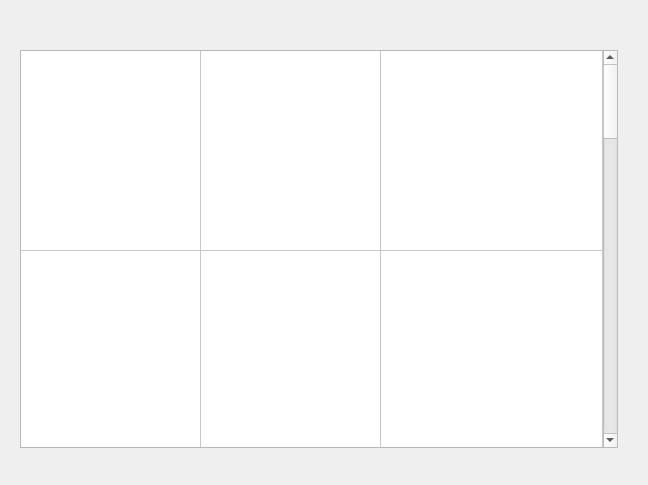
<?xml version="1.0" encoding="UTF-8"?>
<ui version="4.0">
 <class>TableWidget</class>
 <widget class="QWidget" name="TableWidget">
  <property name="geometry">
   <rect>
    <x>0</x>
    <y>0</y>
    <width>648</width>
    <height>485</height>
   </rect>
  </property>
  <property name="windowTitle">
   <string>Form</string>
  </property>
  <widget class="QTableWidget" name="tableWidget">
   <property name="geometry">
    <rect>
     <x>20</x>
     <y>50</y>
     <width>598</width>
     <height>398</height>
    </rect>
   </property>
   <attribute name="horizontalHeaderVisible">
    <bool>false</bool>
   </attribute>
   <attribute name="horizontalHeaderDefaultSectionSize">
    <number>180</number>
   </attribute>
   <attribute name="horizontalHeaderStretchLastSection">
    <bool>true</bool>
   </attribute>
   <attribute name="verticalHeaderVisible">
    <bool>false</bool>
   </attribute>
   <attribute name="verticalHeaderDefaultSectionSize">
    <number>200</number>
   </attribute>
   <attribute name="verticalHeaderStretchLastSection">
    <bool>true</bool>
   </attribute>
   <row>
    <property name="text">
     <string>新建行</string>
    </property>
   </row>
   <row>
    <property name="text">
     <string>新建行</string>
    </property>
   </row>
   <row>
    <property name="text">
     <string>新建行</string>
    </property>
   </row>
   <row>
    <property name="text">
     <string>新建行</string>
    </property>
   </row>
   <row>
    <property name="text">
     <string>新建行</string>
    </property>
   </row>
   <column>
    <property name="text">
     <string>新建列</string>
    </property>
   </column>
   <column>
    <property name="text">
     <string>新建列</string>
    </property>
   </column>
   <column>
    <property name="text">
     <string>新建列</string>
    </property>
   </column>
  </widget>
 </widget>
 <resources/>
 <connections/>
</ui>
